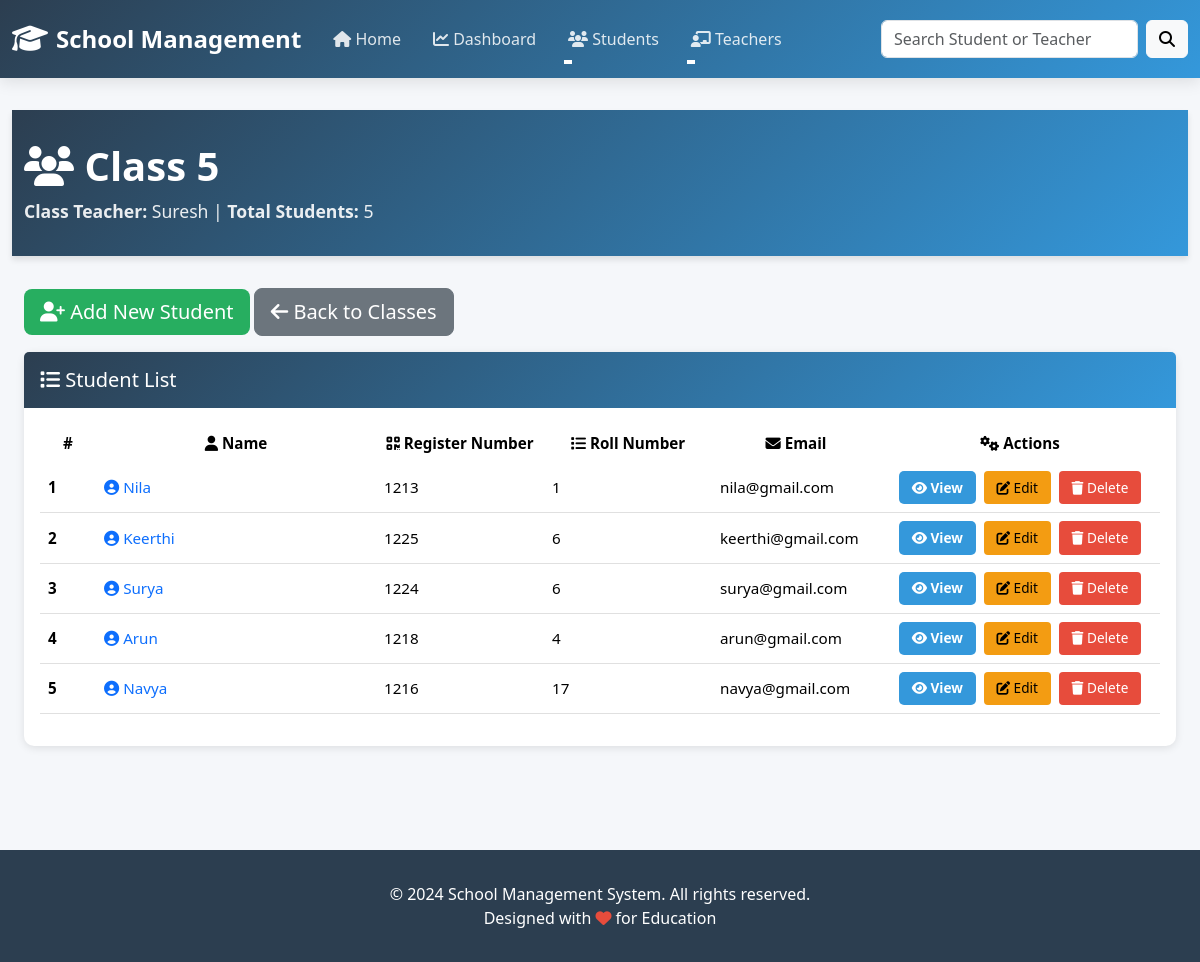
Page /students/class/5/ on the earlier database version.
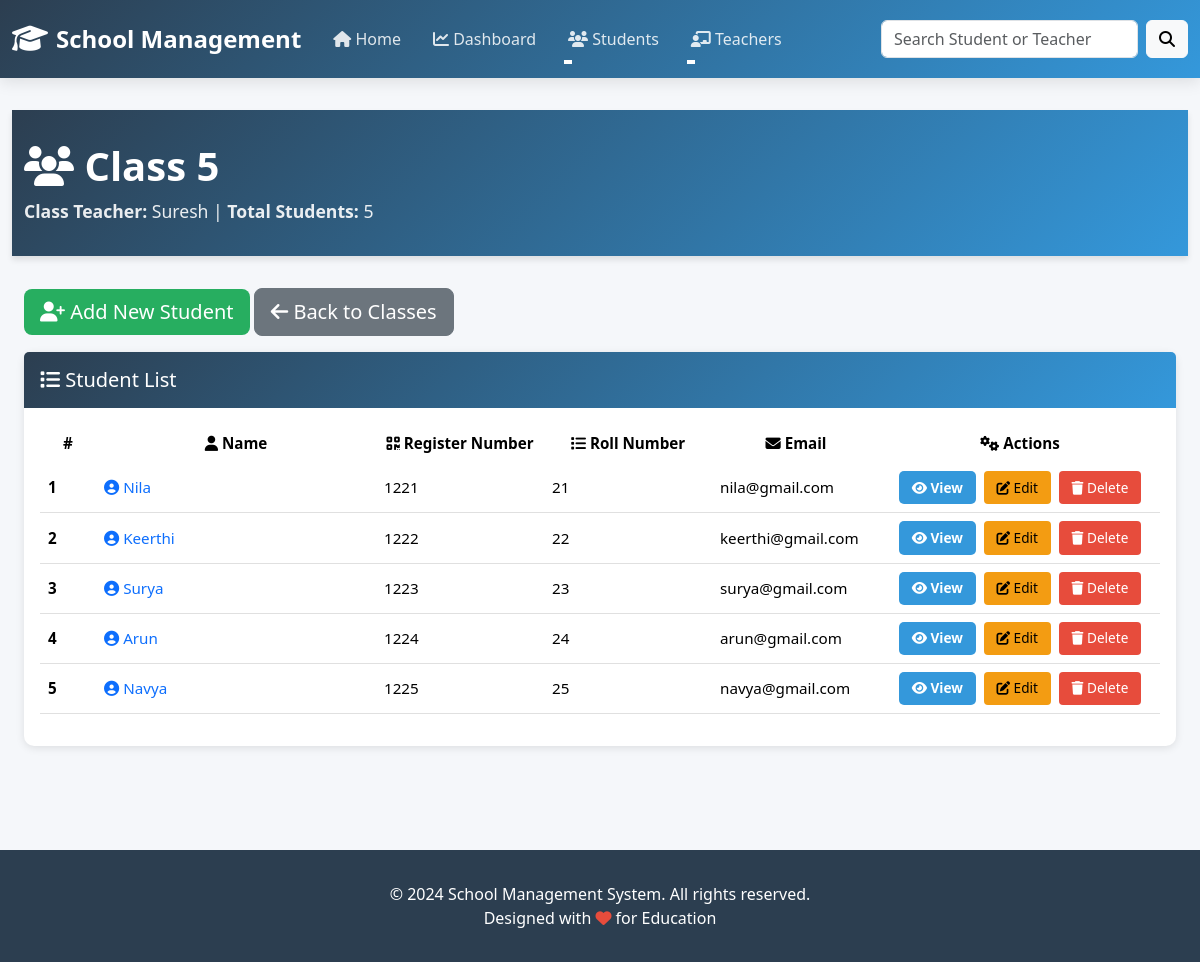
Same page on the later database version.
### students/models.py (models this page shows, shortened)
class Student(models.Model):
    name = models.CharField(max_length=100)
    email = models.EmailField()
    register_number = models.CharField(
    max_length=20,
    null=True,
    blank=True
)
    roll_number = models.IntegerField(
        null=True,
        blank=True
    )
    age = models.IntegerField(
        null=True,
        blank=True
    )
    phone = models.CharField(
        max_length=20,
        null=True,
        blank=True
    )
    address = models.TextField(
        null=True,
        blank=True
    )
    student_class = models.CharField(
        max_length=50
    )
    profile_image = models.ImageField(
        upload_to='students/',
        null=True,
        blank=True
    )

### students/views.py (the view)
# urls.py: path('class/<str:class_no>/', views.student_list, name='student_list'),
def student_list(request, class_no):
    logger.info(f"GET /students/class/{class_no}/ - Student list request for class {class_no}")
    students = Student.objects.filter(student_class=str(class_no))
    student_count = students.count()
    logger.info(f"Retrieved {student_count} students for class {class_no}")
    class_teachers = {
        1: "Anitha",
        2: "Ramesh",
        3: "Priya",
        4: "Deepa",
        5: "Suresh",
        6: "Mini",
        7: "Arun",
        8: "Divya",
        9: "Rajesh",
        10: "Asha"
    }
    class_teacher = class_teachers.get(int(class_no), "Not Assigned")
    logger.info(f"Class {class_no} teacher: {class_teacher}")
    context = get_context_data()
    context.update({
        'students': students,
        'class_name': f'Class {class_no}',
        'class_teacher': class_teacher,
        'student_count': student_count,
    })
    logger.info(f"Student list context prepared with {student_count} students")
    return render(request, 'student_list.html', context)

### students/views.py (called while the page is built)
def get_context_data():
    from teachers.models import Teachers
    total_students = Student.objects.count()
    total_teachers = Teachers.objects.count()
    logger.info(f"get_context_data() - Total Students: {total_students}, Total Teachers: {total_teachers}")
    return {
        'total_students': total_students,
        'total_teachers': total_teachers,
    }

### students/templates/student_list.html (shortened to what the changed rows need)
{% extends "base.html" %}
{% block content %}
<div class="page-header">
    <div class="container-fluid">
        <h1><i class="fas fa-users"></i> {{ class_name }}</h1>
    </div>
</div>
<div class="container-fluid">
    <div class="row">
        <div class="col-md-12">
            <div class="card">
                <div class="card-body">
                    {% if students %}
                        <div class="table-responsive">
                            <table class="table table-hover">
                                <thead>
                                    <tr>
                                        <th style="width: 5%;">#</th>
                                        <th style="width: 25%;"><i class="fas fa-user"></i> Name</th>
                                        <th style="width: 15%;"><i class="fas fa-qrcode"></i> Register Number</th>
                                        <th style="width: 15%;"><i class="fas fa-list"></i> Roll Number</th>
                                        <th style="width: 15%;"><i class="fas fa-envelope"></i> Email</th>
                                        <th style="width: 25%; text-align: center;"><i class="fas fa-cogs"></i> Actions</th>
                                    </tr>
                                </thead>
                                <tbody>
                                    {% for student in students %}
                                        <tr>
                                            <td><strong>{{ forloop.counter }}</strong></td>
                                            <td>
                                                <a href="{% url 'student_detail' student.id %}" class="text-decoration-none">
                                                    <i class="fas fa-user-circle"></i> {{ student.name }}
                                                </a>
                                            </td>
                                            <td>
                                                {% if student.register_number %}
                                                    {{ student.register_number }}
                                                {% else %}
                                                    <span class="badge bg-secondary">N/A</span>
                                                {% endif %}
                                            </td>
                                            <td>
                                                {% if student.roll_number %}
                                                    {{ student.roll_number }}
                                                {% else %}
                                                    <span class="badge bg-secondary">N/A</span>
                                                {% endif %}
                                            </td>
                                            <td>{{ student.email }}</td>
                                            <td>
                                                <div class="table-actions">
                                                    <a href="{% url 'student_detail' student.id %}" class="btn btn-primary btn-sm">
                                                        <i class="fas fa-eye"></i> View
                                                    </a>
                                                    <a href="{% url 'edit_student' student.id %}" class="btn btn-warning btn-sm">
                                                        <i class="fas fa-edit"></i> Edit
                                                    </a>
                                                    <a href="{% url 'delete_student' student.id %}" class="btn btn-danger btn-sm" onclick="return confirm('Are you sure?');">
                                                        <i class="fas fa-trash"></i> Delete
                                                    </a>
                                                </div>
                                            </td>
                                        </tr>
                                    {% endfor %}
                                </tbody>
                            </table>
                        </div>
                    {% endif %}
                </div>
            </div>
        </div>
    </div>
</div>
{% endblock %}

Differences in the rows shown:
changed Student "Nila": register_number "1213" → "1221"; roll_number "1" → "21"
changed Student "Keerthi": register_number "1225" → "1222"; roll_number "6" → "22"
changed Student "Surya": register_number "1224" → "1223"; roll_number "6" → "23"
changed Student "Arun": register_number "1218" → "1224"; roll_number "4" → "24"
changed Student "Navya": register_number "1216" → "1225"; roll_number "17" → "25"
